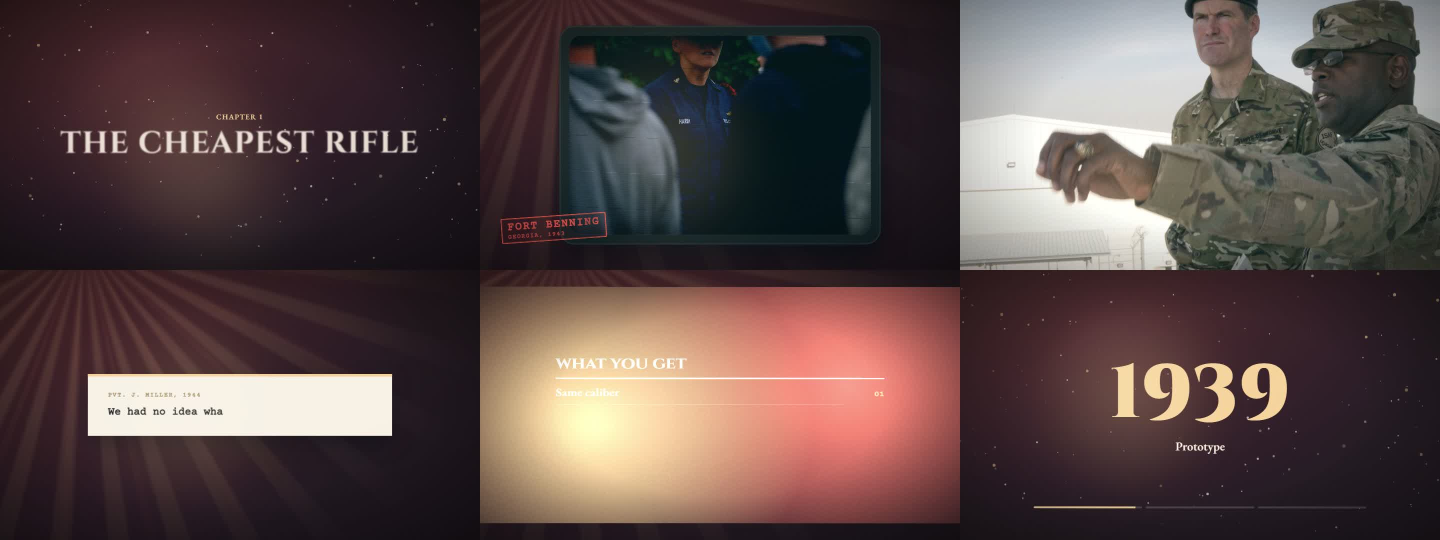
#> input picture repertuar/envanter/sablon-testi/deniz/ONIZLEME.jpg, 2880 x 1080 px (shown at 1/2 size)
$ python -i font_aday.py   (imports and definitions only)
#> lines starting #> are read from the running program, lines starting #| are printed output that depends on the picture; after the words box and inside, x2 and y2 are one past the last pixel; in counts of white or black regions, pixels touching at a corner belong together
#> further down, picture is the input picture: PIL image 2880x1080 RGB; mean R, G, B 88.9, 71.8, 70.3
#!/usr/bin/env python3
"""Rakibin ekran yazisinin FONTUNU bulmak icin aday karsilastirma sayfasi.

edit_dili.py her videoda en buyuk yazilari kirpintilar/NN.png olarak kaydeder. Bu betik bir kirpintiyi
alir, ayni metni ~45 aday fontla (Google Fonts + Windows) ayni yukseklikte cizer, sekil olcutleriyle
(genislik/yukseklik, cizgi kalinligi, dolu alan) siralar ve en yakin 12'yi kirpintinin altina dizer.
Son karar GOZLE verilir: sayfayi Read ile ac, serif/sans, harf genisligi, 'R','G','a' bicimine bak.

Kullanim:
  py font_aday.py --indir [--font-dir <kutuphane>/fontlar]          # aday fontlari bir kez indir (OFL lisansli)
  py font_aday.py <editdili_klasoru> [--adet 3] [--font-dir ...]   # en buyuk 3 kirpinti icin sayfa
  py font_aday.py --kirp yazi.png --metin "CLEAN THE TRACK"          # tek kirpinti
Cikti: <klasor>/font-aday-NN.jpg + font-aday.json (sirali adaylar ve skorlar)
"""
import argparse, json, os, sys, urllib.request
import numpy as np
import cv2
from PIL import Image, ImageDraw, ImageFont

VARSAYILAN_DIR = os.environ.get('EDIT_KUTUPHANE', r"G:\Drive'ım\edit kutuphane") + os.sep + 'fontlar'
GF = 'https://github.com/google/fonts/raw/main/'
FONTLAR = {  # ad: (yol adaylari, kategori)
    'Montserrat': (['ofl/montserrat/Montserrat[wght].ttf'], 'sans geometrik'),
    'Bebas Neue': (['ofl/bebasneue/BebasNeue-Regular.ttf'], 'sans dar buyuk harf'),
    'Anton': (['ofl/anton/Anton-Regular.ttf'], 'sans dar kalin'),
    'Oswald': (['ofl/oswald/Oswald[wght].ttf'], 'sans dar'),
    'Inter': (['ofl/inter/Inter[opsz,wght].ttf'], 'sans grotesk'),
    'Roboto': (['ofl/roboto/Roboto[wdth,wght].ttf', 'apache/roboto/Roboto[wdth,wght].ttf'], 'sans grotesk'),
    'Roboto Condensed': (['ofl/robotocondensed/RobotoCondensed[wght].ttf'], 'sans dar'),
    'Poppins': (['ofl/poppins/Poppins-Bold.ttf'], 'sans geometrik'),
    'Open Sans': (['ofl/opensans/OpenSans[wdth,wght].ttf'], 'sans hümanist'),
    'Lato': (['ofl/lato/Lato-Bold.ttf'], 'sans hümanist'),
    'Raleway': (['ofl/raleway/Raleway[wght].ttf'], 'sans zarif'),
    'Nunito': (['ofl/nunito/Nunito[wght].ttf'], 'sans yuvarlak'),
    'Work Sans': (['ofl/worksans/WorkSans[wght].ttf'], 'sans grotesk'),
    'DM Sans': (['ofl/dmsans/DMSans[opsz,wght].ttf'], 'sans geometrik'),
    'Space Grotesk': (['ofl/spacegrotesk/SpaceGrotesk[wght].ttf'], 'sans teknik'),
    'League Spartan': (['ofl/leaguespartan/LeagueSpartan[wght].ttf'], 'sans geometrik kalin'),
    'Archivo Black': (['ofl/archivoblack/ArchivoBlack-Regular.ttf'], 'sans cok kalin'),
    'Barlow Condensed': (['ofl/barlowcondensed/BarlowCondensed-SemiBold.ttf'], 'sans dar'),
    'Fjalla One': (['ofl/fjallaone/FjallaOne-Regular.ttf'], 'sans dar'),
    'Teko': (['ofl/teko/Teko[wght].ttf'], 'sans cok dar'),
    'Kanit': (['ofl/kanit/Kanit-Bold.ttf'], 'sans kalin'),
    'Rubik': (['ofl/rubik/Rubik[wght].ttf'], 'sans yuvarlak'),
    'Staatliches': (['ofl/staatliches/Staatliches-Regular.ttf'], 'sans dar buyuk harf'),
    'Black Ops One': (['ofl/blackopsone/BlackOpsOne-Regular.ttf'], 'askeri stencil'),
    'Bangers': (['ofl/bangers/Bangers-Regular.ttf'], 'cizgi roman'),
    'Permanent Marker': (['ofl/permanentmarker/PermanentMarker-Regular.ttf'], 'el yazisi marker'),
    'Playfair Display': (['ofl/playfairdisplay/PlayfairDisplay[wght].ttf'], 'serif yuksek kontrast'),
    'DM Serif Display': (['ofl/dmserifdisplay/DMSerifDisplay-Regular.ttf'], 'serif baslik'),
    'Abril Fatface': (['ofl/abrilfatface/AbrilFatface-Regular.ttf'], 'serif cok kalin'),
    'Libre Baskerville': (['ofl/librebaskerville/LibreBaskerville-Regular.ttf'], 'serif klasik'),
    'EB Garamond': (['ofl/ebgaramond/EBGaramond[wght].ttf'], 'serif klasik'),
    'Cormorant Garamond': (['ofl/cormorantgaramond/CormorantGaramond[wght].ttf'], 'serif zarif'),
    'Cinzel': (['ofl/cinzel/Cinzel[wght].ttf'], 'serif roma buyuk harf'),
    'Merriweather': (['ofl/merriweather/Merriweather[opsz,wdth,wght].ttf'], 'serif okuma'),
    'Lora': (['ofl/lora/Lora[wght].ttf'], 'serif okuma'),
    'Source Serif 4': (['ofl/sourceserif4/SourceSerif4[opsz,wght].ttf'], 'serif okuma'),
    'Alfa Slab One': (['ofl/alfaslabone/AlfaSlabOne-Regular.ttf'], 'slab kalin'),
    'Special Elite': (['ofl/specialelite/SpecialElite-Regular.ttf'], 'daktilo eskitilmis'),
    'Courier Prime': (['ofl/courierprime/CourierPrime-Regular.ttf'], 'daktilo'),
    'Noto Sans JP': (['ofl/notosansjp/NotoSansJP[wght].ttf'], 'japonca sans'),
    'Noto Serif JP': (['ofl/notoserifjp/NotoSerifJP[wght].ttf'], 'japonca serif'),
}
WINDOWS = {'Impact': 'impact.ttf', 'Arial Black': 'ariblk.ttf', 'Arial Bold': 'arialbd.ttf', 'Arial': 'arial.ttf',
           'Georgia Bold': 'georgiab.ttf', 'Times New Roman': 'times.ttf', 'Trebuchet Bold': 'trebucbd.ttf',
           'Segoe UI Bold': 'segoeuib.ttf', 'Verdana Bold': 'verdanab.ttf', 'Tahoma Bold': 'tahomabd.ttf'}


# [41 lines left out: functions indir, adaylar, font_ac, not called in this run]


def maske(img):
    g = cv2.cvtColor(np.array(img.convert('RGB')), cv2.COLOR_RGB2GRAY)
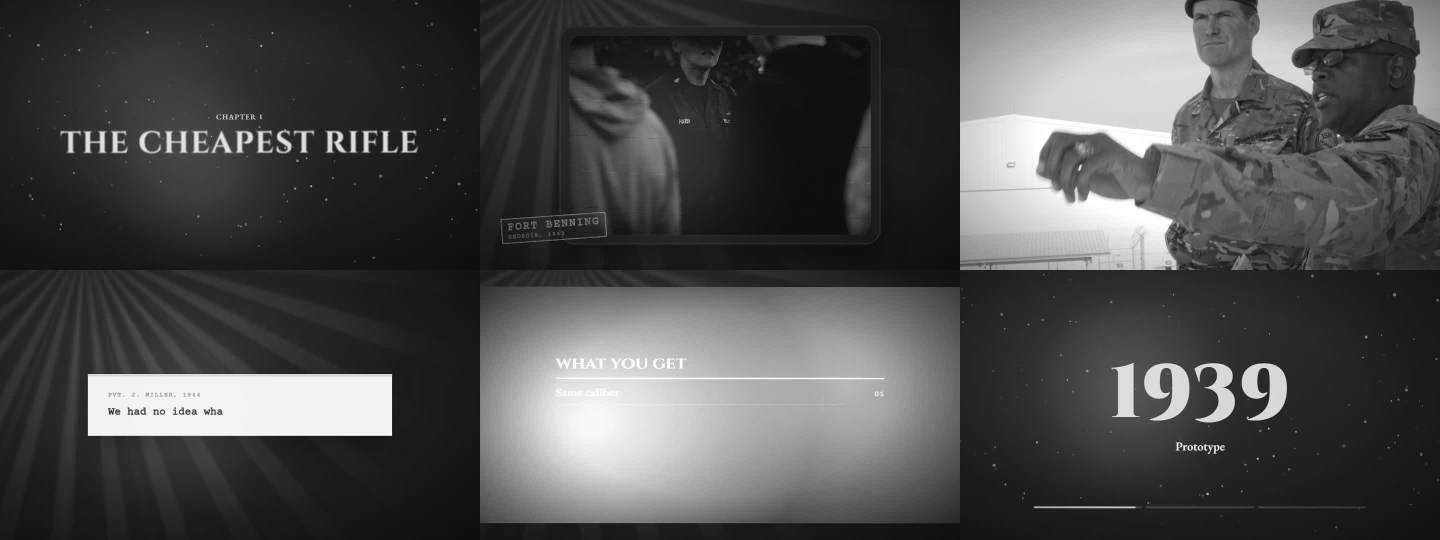
#> g: shape (1080, 2880) (shown at 1/2 size); min 1, max 255, mean 76.7
    _, m = cv2.threshold(g, 0, 1, cv2.THRESH_BINARY + cv2.THRESH_OTSU)
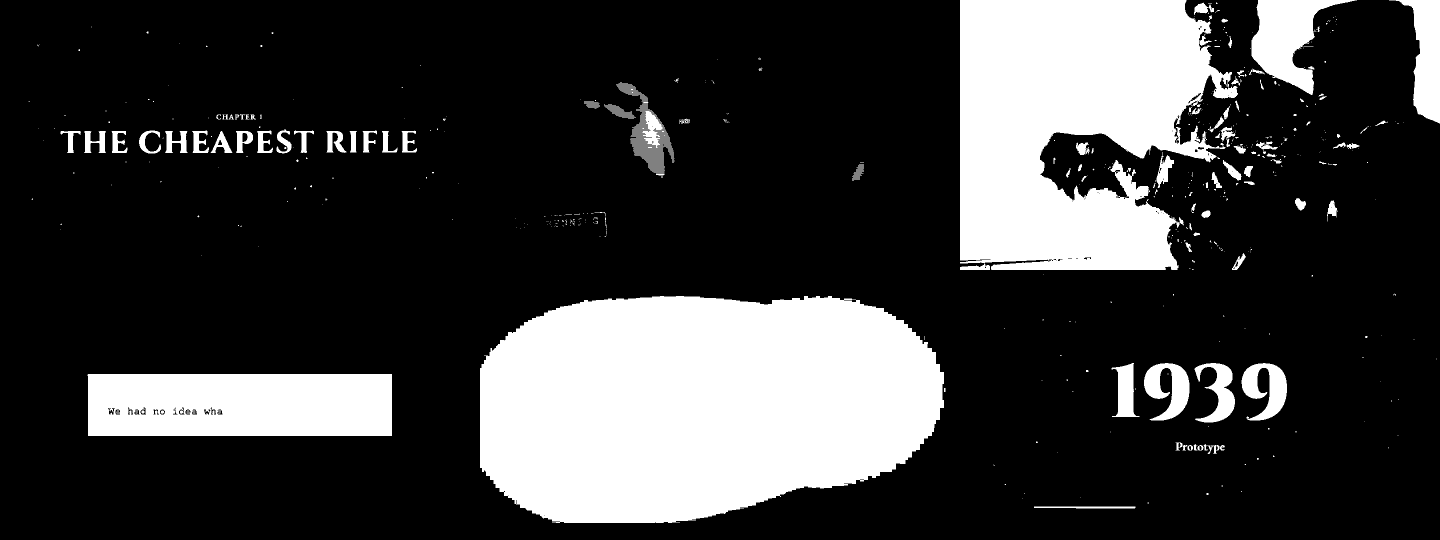
#> m: shape (1080, 2880) (shown at 1/2 size); values 0 (black) and 1 (white), 23.3% white; 624 white regions (446 under 20 px), largest, box (x1, y1, x2, y2) and area: (960, 592, 1888, 1046) 350806, (1920, 0, 2476, 540) 220639, (175, 748, 784, 872) 74431
    kenar = np.concatenate([m[0], m[-1], m[:, 0], m[:, -1]])
#> kenar = 7920 values, max 1 at index 1920, min 0 at index 0, mean 0.126
    if kenar.mean() > 0.5:
        m = 1 - m
    ys, xs = np.where(m > 0)
    if len(xs) < 10:
        return None
    return m[ys.min():ys.max() + 1, xs.min():xs.max() + 1]
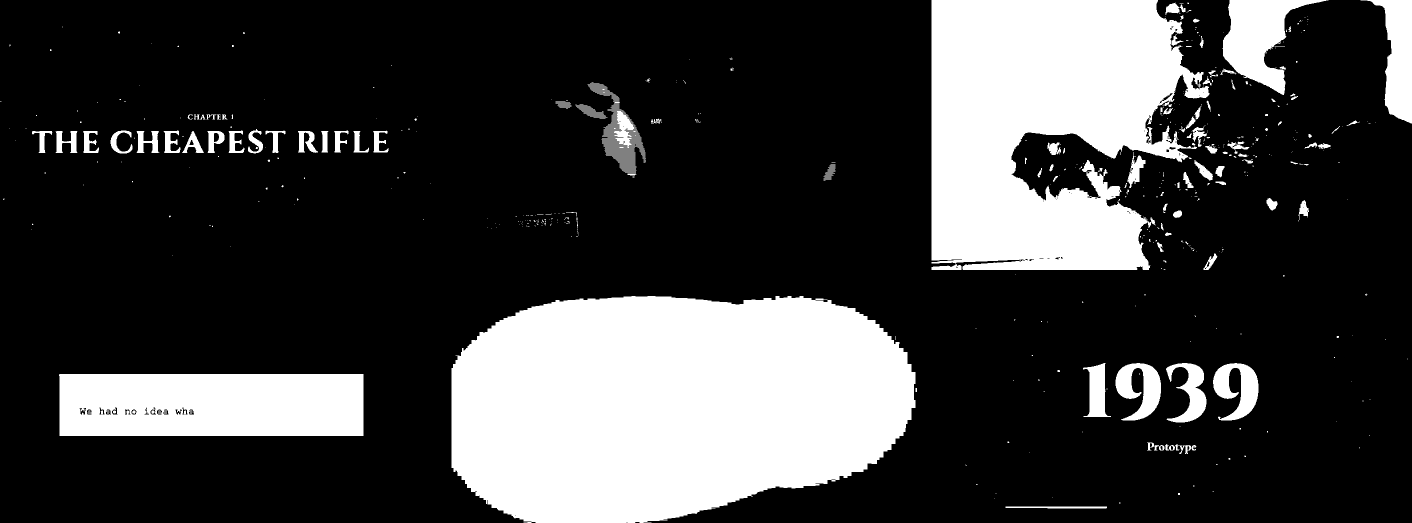
#> returned value: shape (1046, 2823) (shown at 1/2 size); values 0 (black) and 1 (white), 24.6% white; 624 white regions (446 under 20 px), largest, box (x1, y1, x2, y2) and area: (903, 592, 1831, 1046) 350806, (1863, 0, 2419, 540) 220639, (118, 748, 727, 872) 74431


# [106 lines left out: functions ozellik, benzerlik, ciz, sayfa, main, not called in this run]


# [2 lines not run here, left out]

>>> from PIL import Image
>>> picture = Image.open('../../../repertuar/envanter/sablon-testi/deniz/ONIZLEME.jpg')
>>> result = maske(picture)
